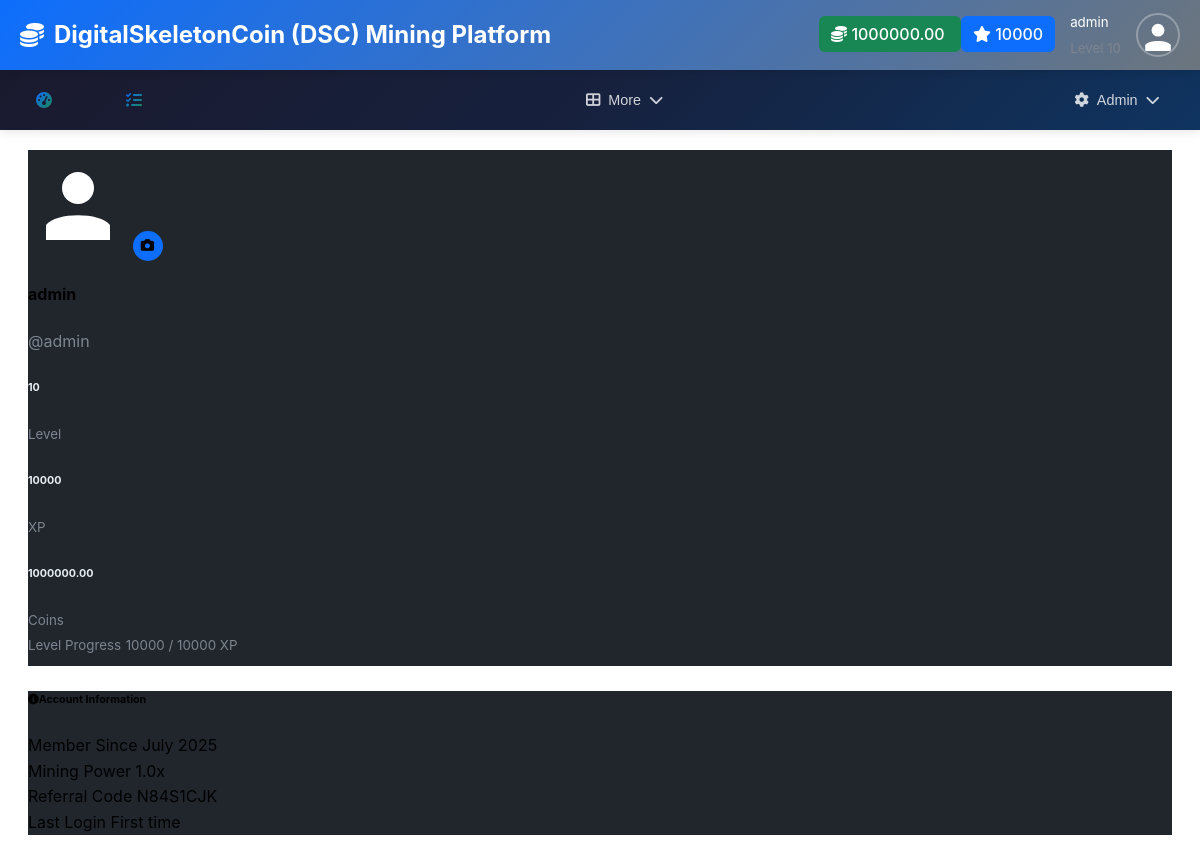
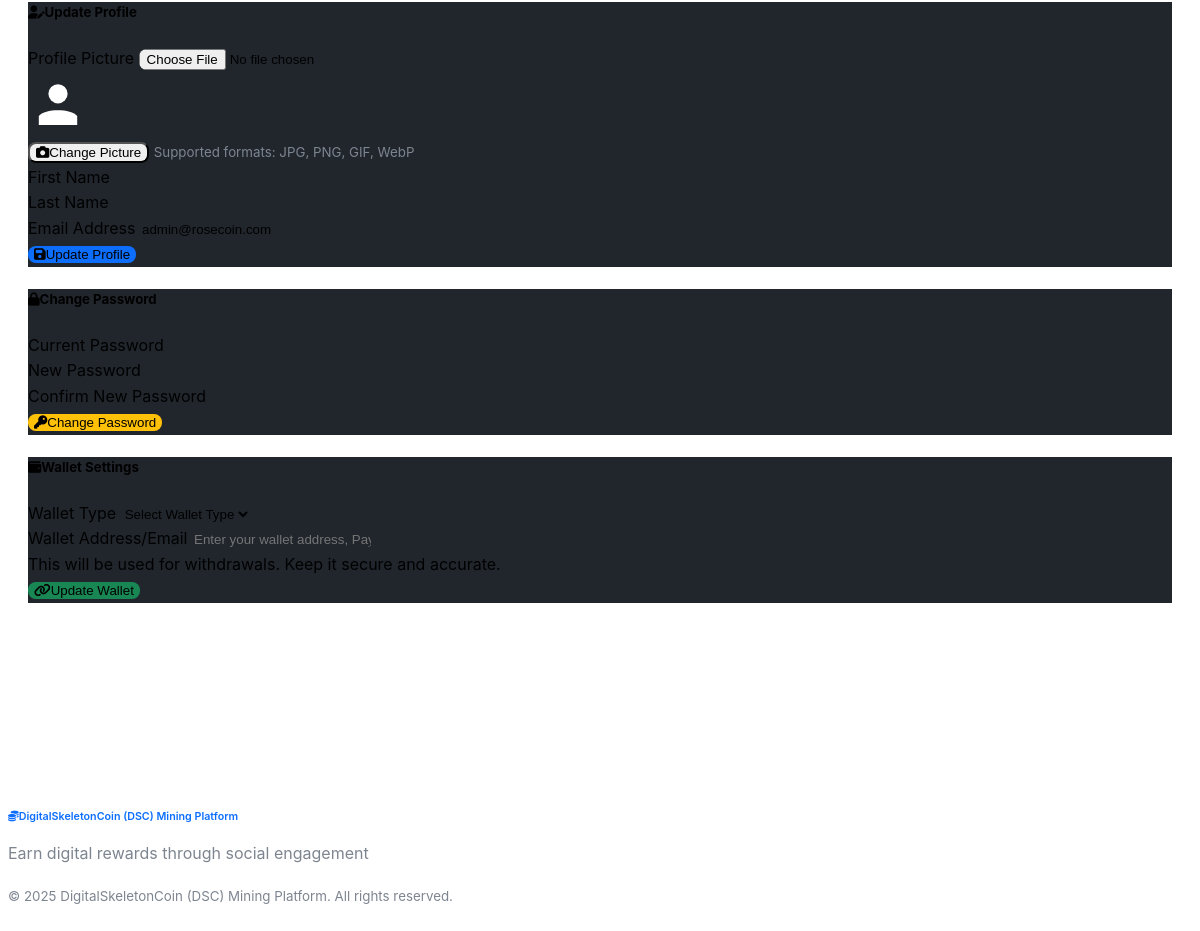
The app's page /profile (signed in), older data (2 pictures, top to bottom).
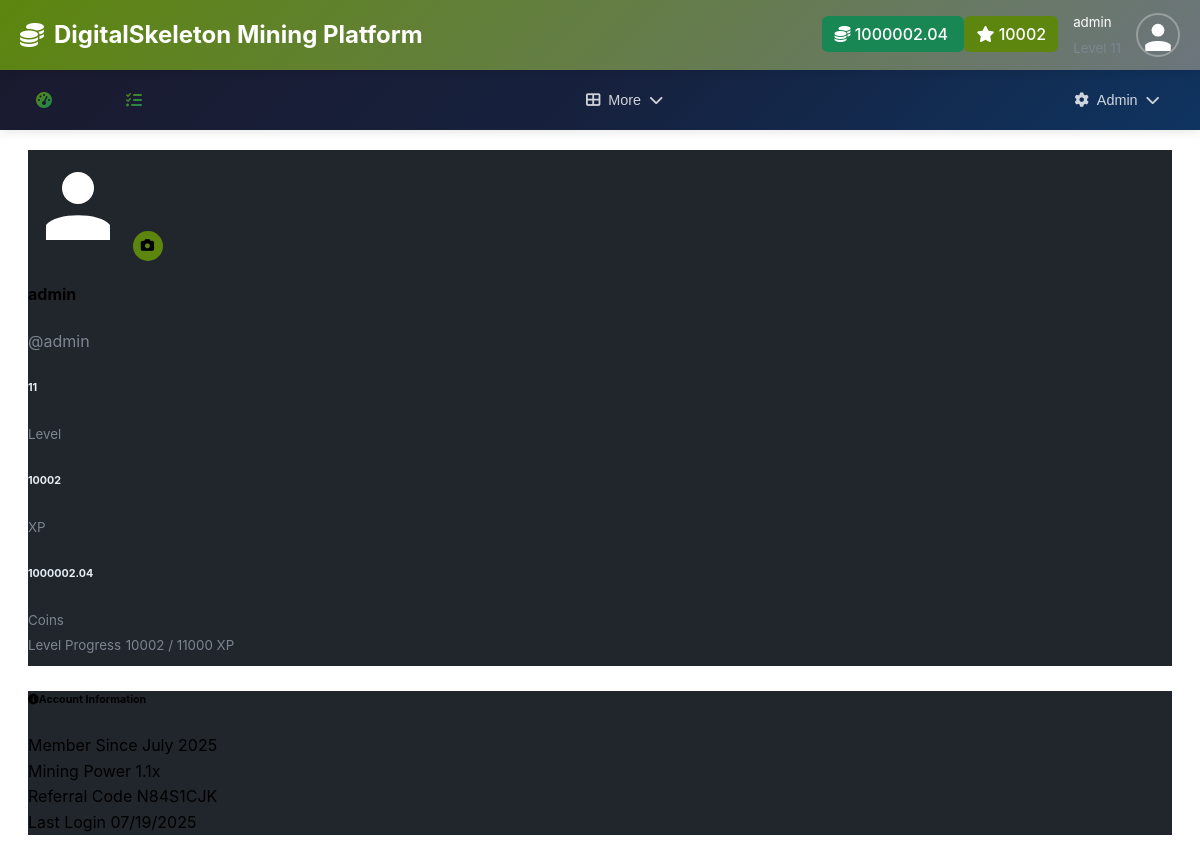
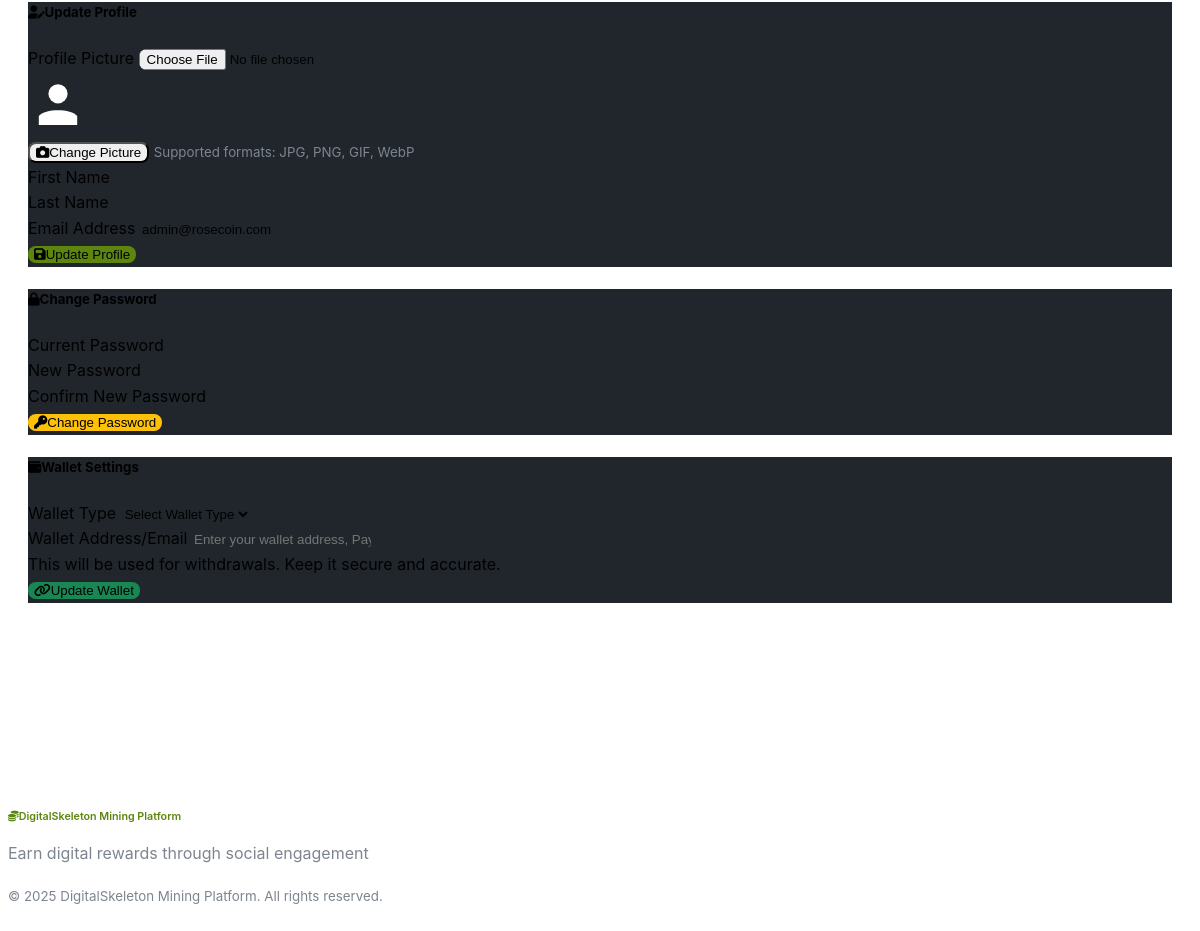
The same page, newer data (2 pictures, top to bottom).
### models/settings.py (models this page shows, shortened)
class AppSettings(db.Model):
    id = db.Column(db.Integer, primary_key=True)
    app_name = db.Column(db.String(100), default='DigitalSkeletonCoin (DSC) Mining Platform')
    app_description = db.Column(db.Text, default='A gamified cryptocurrency mining platform')
    app_logo = db.Column(db.String(200))  # URL or path to logo
    primary_color = db.Column(db.String(7), default='#0d6efd')  # Bootstrap primary
    secondary_color = db.Column(db.String(7), default='#6c757d')  # Bootstrap secondary
    success_color = db.Column(db.String(7), default='#198754')  # Bootstrap success
    warning_color = db.Column(db.String(7), default='#ffc107')  # Bootstrap warning
    danger_color = db.Column(db.String(7), default='#dc3545')  # Bootstrap danger
    smtp_server = db.Column(db.String(100))
    smtp_port = db.Column(db.Integer, default=587)
    smtp_username = db.Column(db.String(100))
    smtp_password = db.Column(db.String(200))
    smtp_use_tls = db.Column(db.Boolean, default=True)
    smtp_from_email = db.Column(db.String(100))
    smtp_from_name = db.Column(db.String(100))
    contact_email = db.Column(db.String(100))
    support_email = db.Column(db.String(100))
    twitter_url = db.Column(db.String(200))
    telegram_url = db.Column(db.String(200))
    discord_url = db.Column(db.String(200))
    maintenance_mode = db.Column(db.Boolean, default=False)
    maintenance_message = db.Column(db.Text)
    max_upload_size = db.Column(db.Integer, default=5)  # MB
    session_timeout = db.Column(db.Integer, default=30)  # days
    updated_by = db.Column(db.Integer, db.ForeignKey('user.id'))
    updated_at = db.Column(db.DateTime, default=datetime.utcnow, onupdate=datetime.utcnow)
    @classmethod
    def get_settings(cls):
        settings = cls.query.first()
        if not settings:
            settings = cls()
            db.session.add(settings)
            db.session.commit()
        return settings

### models/user.py (models this page shows, shortened)
class User(UserMixin, db.Model):
    id = db.Column(db.Integer, primary_key=True)
    username = db.Column(db.String(64), unique=True, nullable=False)
    email = db.Column(db.String(120), unique=True, nullable=False)
    password_hash = db.Column(db.String(256))
    first_name = db.Column(db.String(64))
    last_name = db.Column(db.String(64))
    balance = db.Column(db.Float, default=0.0)
    xp = db.Column(db.Integer, default=0)
    level = db.Column(db.Integer, default=1)
    mining_power = db.Column(db.Float, default=1.0)
    is_active = db.Column(db.Boolean, default=True)
    is_admin = db.Column(db.Boolean, default=False)
    email_verified = db.Column(db.Boolean, default=True)  # Auto-verified, no verification needed
    created_at = db.Column(db.DateTime, default=datetime.utcnow)
    last_login = db.Column(db.DateTime)
    last_mining = db.Column(db.DateTime)
    daily_mission_date = db.Column(db.Date)
    daily_missions_completed = db.Column(db.Integer, default=0)
    referral_code = db.Column(db.String(16), unique=True)
    referred_by = db.Column(db.Integer, db.ForeignKey('user.id'))
    wallet_address = db.Column(db.String(200))
    wallet_type = db.Column(db.String(50))  # 'paypal', 'bank', 'crypto'
    profile_image = db.Column(db.String(255))  # path to profile image
    mining_sessions = db.relationship('MiningSession', backref='user', lazy='dynamic')
    task_completions = db.relationship('TaskCompletion', foreign_keys='TaskCompletion.user_id', backref='user', lazy='dynamic')
    task_reviews = db.relationship('TaskCompletion', foreign_keys='TaskCompletion.reviewed_by', backref='task_reviewer', lazy='dynamic')
    withdrawals = db.relationship('Withdrawal', foreign_keys='Withdrawal.user_id', backref='user', lazy='dynamic')
    withdrawal_reviews = db.relationship('Withdrawal', foreign_keys='Withdrawal.reviewed_by', backref='withdrawal_reviewer', lazy='dynamic')
    airdrop_participations = db.relationship('AirdropParticipation', backref='user', lazy='dynamic')
    def get_profile_image_url(self):
        if self.profile_image:
            if self.profile_image.startswith('default-avatar-'):
                return f"/static/images/{self.profile_image}"
            else:
                return f"/static/uploads/profiles/{self.profile_image}"
        return "/static/images/default-avatar.svg"
    @property
    def profile_image_url(self):
        return self.get_profile_image_url()
    @property
    def xp_for_next_level(self):
        return self.level * 1000
    @property
    def xp_progress(self):
        current_level_xp = (self.level - 1) * 1000
        next_level_xp = self.level * 1000
        progress_xp = self.xp - current_level_xp
        total_xp_needed = next_level_xp - current_level_xp
        return (progress_xp / total_xp_needed) * 100 if total_xp_needed > 0 else 0

### app.py (the view)
@app.route('/profile')
@login_required
def profile():
    return render_template('profile.html')

### app.py (called while the page is built)
@login_manager.user_loader
def load_user(user_id):
    from models.user import User
    return User.query.get(int(user_id))

@app.before_request
def check_maintenance_mode():
    from flask import current_app
    from models.settings import AppSettings
    if request.endpoint and request.endpoint.startswith('static'):
        return
    if request.endpoint in ['auth.login', 'auth.logout']:
        return
    if request.endpoint and request.endpoint.startswith('admin.') and current_user.is_authenticated and current_user.is_admin:
        return
    try:
        settings = AppSettings.get_settings()
        if settings.maintenance_mode:
            if current_user.is_authenticated and current_user.is_admin:
                return
            return render_template('maintenance.html', message=settings.maintenance_message or "Platform under maintenance."), 503
    except Exception as e:
        current_app.logger.error(f"Error checking maintenance mode: {str(e)}")
        return

@app.context_processor
def inject_app_settings():
    from models.settings import AppSettings
    return dict(app_settings=AppSettings.get_settings())

### templates/profile.html (shortened to what the changed rows need)
{% extends "base.html" %}
{% block content %}
<div class="container">
    <div class="row">
        <div class="col-lg-4 mb-4">
            <div class="card border-0 shadow">
                <div class="card-body text-center p-4">
                    <div class="position-relative d-inline-block mb-3">
                        <img src="{{ current_user.profile_image_url }}" alt="Profile Picture"
                             class="rounded-circle" style="width: 100px; height: 100px; object-fit: cover;">
                        <button type="button" class="btn btn-sm btn-primary position-absolute"
                                style="bottom: 0; right: 0; border-radius: 50%; width: 30px; height: 30px; padding: 0;"
                                onclick="document.getElementById('profile-image-input').click()">
                            <i class="fas fa-camera"></i>
                        </button>
                    </div>
                    <h4 class="mb-1">{{ current_user.first_name or current_user.username }}</h4>
                    <p class="text-muted mb-3">@{{ current_user.username }}</p>
                    <div class="row g-2 text-center">
                        <div class="col-4">
                            <div class="bg-light rounded p-2">
                                <h6 class="mb-0 text-info">{{ current_user.level }}</h6>
                                <small class="text-muted">Level</small>
                            </div>
                        </div>
                        <div class="col-4">
                            <div class="bg-light rounded p-2">
                                <h6 class="mb-0 text-success">{{ current_user.xp }}</h6>
                                <small class="text-muted">XP</small>
                            </div>
                        </div>
                        <div class="col-4">
                            <div class="bg-light rounded p-2">
                                <h6 class="mb-0 text-warning">{{ "%.2f"|format(current_user.balance) }}</h6>
                                <small class="text-muted">Coins</small>
                            </div>
                        </div>
                    </div>
                    <div class="mt-3">
                        <div class="d-flex justify-content-between align-items-center mb-1">
                            <small class="text-muted">Level Progress</small>
                            <small class="text-muted">{{ current_user.xp }} / {{ current_user.xp_for_next_level }} XP</small>
                        </div>
                        <div class="progress">
                        </div>
                    </div>
                </div>
            </div>
            <div class="card border-0 shadow mt-4">
                <div class="card-body">
                    <div class="d-flex justify-content-between align-items-center py-2 border-bottom">
                        <span>Member Since</span>
                        <span class="fw-bold">{{ current_user.created_at.strftime('%B %Y') }}</span>
                    </div>
                    <div class="d-flex justify-content-between align-items-center py-2 border-bottom">
                        <span>Mining Power</span>
                        <span class="fw-bold text-danger">{{ "%.1f"|format(current_user.mining_power) }}x</span>
                    </div>
                    <div class="d-flex justify-content-between align-items-center py-2 border-bottom">
                        <span>Referral Code</span>
                        <span class="fw-bold font-monospace">{{ current_user.referral_code }}</span>
                    </div>
                    <div class="d-flex justify-content-between align-items-center py-2">
                        <span>Last Login</span>
                        <span class="fw-bold">
                            {% if current_user.last_login %}
                            {{ current_user.last_login.strftime('%m/%d/%Y') }}
                            {% else %}
                            First time
                            {% endif %}
                        </span>
                    </div>
                </div>
            </div>
        </div>
        <div class="col-lg-8">
            <div class="card border-0 shadow mb-4">
                <div class="card-body">
                    <form method="POST" action="{{ url_for('auth.update_profile') }}" enctype="multipart/form-data">
                        <div class="mb-4">
                            <div class="d-flex align-items-center">
                                <img id="image-preview" src="{{ current_user.profile_image_url }}"
                                     alt="Profile Picture" class="rounded-circle me-3"
                                     style="width: 60px; height: 60px; object-fit: cover;">
                                <div>
                                    <button type="button" class="btn btn-outline-primary btn-sm"
                                            onclick="document.getElementById('profile-image-input').click()">
                                    </button>
                                    <small class="text-muted d-block mt-1">
                                    </small>
                                </div>
                            </div>
                        </div>
                        <div class="mb-3">
                            <label for="email" class="form-label">Email Address</label>
                            <input type="email" class="form-control" id="email" name="email"
                                   value="{{ current_user.email }}" required>
                        </div>
                    </form>
                </div>
            </div>
        </div>
    </div>
</div>
{% endblock %}

### templates/base.html (shortened to what this page needs)
<!DOCTYPE html>
<html lang="en" data-bs-theme="dark">
<head>
    <link href="https://cdn.replit.com/agent/bootstrap-agent-dark-theme.min.css" rel="stylesheet">
    <link rel="stylesheet" href="https://cdnjs.cloudflare.com/ajax/libs/font-awesome/6.4.0/css/all.min.css">
    <link rel="stylesheet" href="{{ url_for('static', filename='css/style.css') }}">
</head>
<body>
    <header class="app-header">
        <a href="{{ url_for('index') }}" class="brand">
            <i class="fas fa-coins"></i>
            {{ app_settings.app_name }}
        </a>
        {% if current_user.is_authenticated %}
        <div class="user-info">
            <div class="d-flex align-items-center gap-2">
                <span class="badge bg-success">
                    <i class="fas fa-coins"></i> {{ "%.2f"|format(current_user.balance) }}
                </span>
                <span class="badge bg-primary">
                    <i class="fas fa-star"></i> {{ current_user.xp }}
                </span>
            </div>
            <div class="username d-none d-md-block">
                <small>{{ current_user.username }}</small><br>
                <small class="text-muted">Level {{ current_user.level }}</small>
            </div>
            <img src="{{ current_user.profile_image_url }}"
                 alt="Profile" class="user-avatar">
        </div>
        {% endif %}
    </header>
    {% if current_user.is_authenticated %}
    <nav class="top-nav">
        <div class="nav-container">
            <div class="quick-nav">
                <a class="nav-link" href="{{ url_for('dashboard') }}">
                    <i class="fas fa-tachometer-alt"></i>
                </a>
                <a class="nav-link" href="{{ url_for('mining.mining_page') }}">
                </a>
                <a class="nav-link" href="{{ url_for('tasks.tasks_page') }}">
                    <i class="fas fa-tasks"></i>
                </a>
                <a class="nav-link" href="{{ url_for('promotions.promotions_dashboard') }}">
                </a>
            </div>
            <div class="nav-dropdown-menu">
                <button class="nav-dropdown-btn" id="main-menu-btn">
                    <i class="fas fa-th-large"></i>
                    <span>More</span>
                    <i class="fas fa-chevron-down"></i>
                </button>
            </div>
            {% if current_user.is_admin %}
            <div class="nav-dropdown-menu">
                <button class="nav-dropdown-btn" id="admin-menu-btn">
                    <i class="fas fa-cog"></i>
                    <span>Admin</span>
                    <i class="fas fa-chevron-down"></i>
                </button>
            </div>
            {% endif %}
        </div>
    </nav>
    {% endif %}
    <main class="main-content">
        <div class="container-fluid">
            {% block content %}{% endblock %}
        </div>
    </main>
    <footer class="app-footer">
        <div class="container text-center py-3">
            <h6 class="text-primary mb-2">
                <i class="fas fa-coins me-2"></i>{{ app_settings.app_name }}
            </h6>
            <p class="text-muted small mb-2">
                Earn digital rewards through social engagement
            </p>
            <small class="text-muted">
                &copy; 2025 {{ app_settings.app_name }}. All rights reserved.
            </small>
        </div>
    </footer>
</body>
</html>

Row changes from the older to the newer data that the page shows:
changed AppSettings: app_name "DigitalSkeletonCoin (DSC) Mining Platform" → "DigitalSkeleton Mining Platform"
changed User "admin": balance "1000000.00" → "1000002.04"; xp "10000" → "10002"; level "10" → "11"; xp_for_next_level "10000" → "11000"; mining_power "1.0" → "1.1"; last_login (not shown) → "07/19/2025"
Text that changed along with them:
text no longer shown: "First time"
